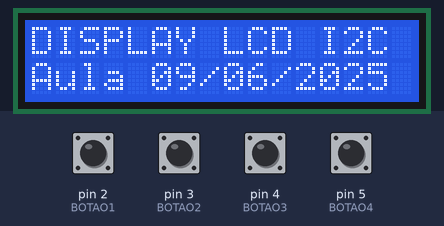
Simulated run of this sketch. Board: Arduino Uno, built with avr-gcc and run on an emulated ATmega328P. Parts: 16×2 character LCD. Inputs (shaded band) come from the test bench; at power-on: pin 2 (BOTAO1), pin 3 (BOTAO2), pin 4 (BOTAO3), pin 5 (BOTAO4) HIGH.

Above: at 1.2 s.
1.3 s: pin 3 (BOTAO2) pulled LOW for 0.15 s
At 1.38 s:
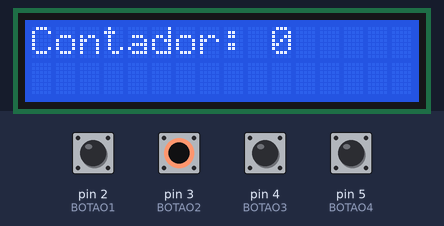
3.2 s: pin 4 (BOTAO3) pulled LOW for 0.15 s
4.8 s: pin 2 (BOTAO1) pulled LOW for 0.15 s
At 6.0 s:
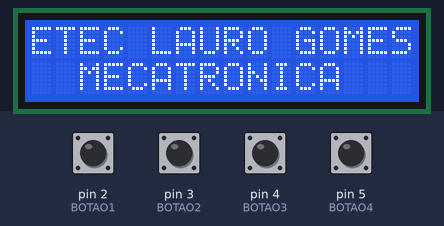
6.4 s: pin 5 (BOTAO4) pulled LOW for 0.15 s
At 6.48 s:
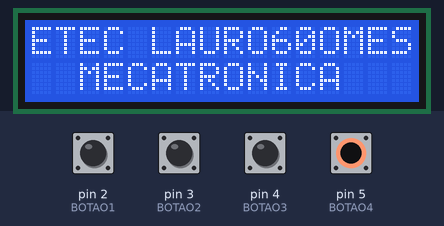
Timing chart, 0 to 9.3 s (numbered marks = the images above; inputs shaded):
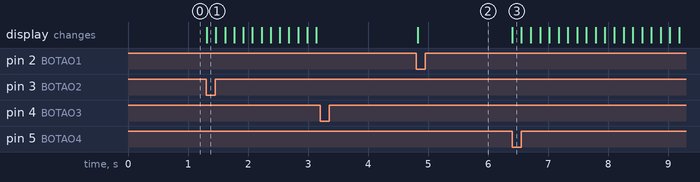

Measured:
- after the input at 1.3 s, the display: changes at once (image 1)
- after the input at 3.2 s, every drawn part: stays the same
- after the input at 4.8 s, the display: changes at once (image 2)
- after the input at 6.4 s, the display: changes at once (image 3)

The sketch:

Aula_12.ino
```cpp
#include <LiquidCrystal_I2C.h>
//SDA A4 E SCL A5
LiquidCrystal_I2C LCD (0x27,16,2);


#define BOTAO1 2
#define BOTAO2 3
#define BOTAO3 4
#define BOTAO4 5


void setup() {
pinMode (BOTAO1, INPUT_PULLUP);
pinMode (BOTAO2, INPUT_PULLUP);
pinMode (BOTAO3, INPUT_PULLUP);
pinMode (BOTAO4, INPUT_PULLUP);


LCD.init();
LCD.backlight();
LCD.clear();
LCD.setCursor(0,0);
LCD.print("DISPLAY LCD I2C");
LCD.setCursor(0,1);
LCD.print("Aula 09/06/2025");

}

void loop() {
  int cont;
if(!digitalRead(BOTAO1))
{
  LCD.clear();
  LCD.setCursor(0,0);
LCD.print("ETEC LAURO GOMES");
LCD.setCursor(0,1);
LCD.print("  MECATRONICA");

}

if(!digitalRead(BOTAO2))
{
   LCD.clear();
  LCD.setCursor(0,0);
  LCD.print("Contador:");
for (cont=0;cont<=100;cont++)
{
  LCD.setCursor(10,0);
  LCD.print(cont);
  delay(150);

  if(!digitalRead(BOTAO3))
{
  break;
}
}
}

if(!digitalRead(BOTAO4))
{
  for (cont=60;cont>=0;cont--)
  {
     LCD.setCursor(10,0);
  LCD.print(cont);
  delay(150);

  LCD.setCursor(11,0);
  LCD.print(" ");
  }
}
}
```
